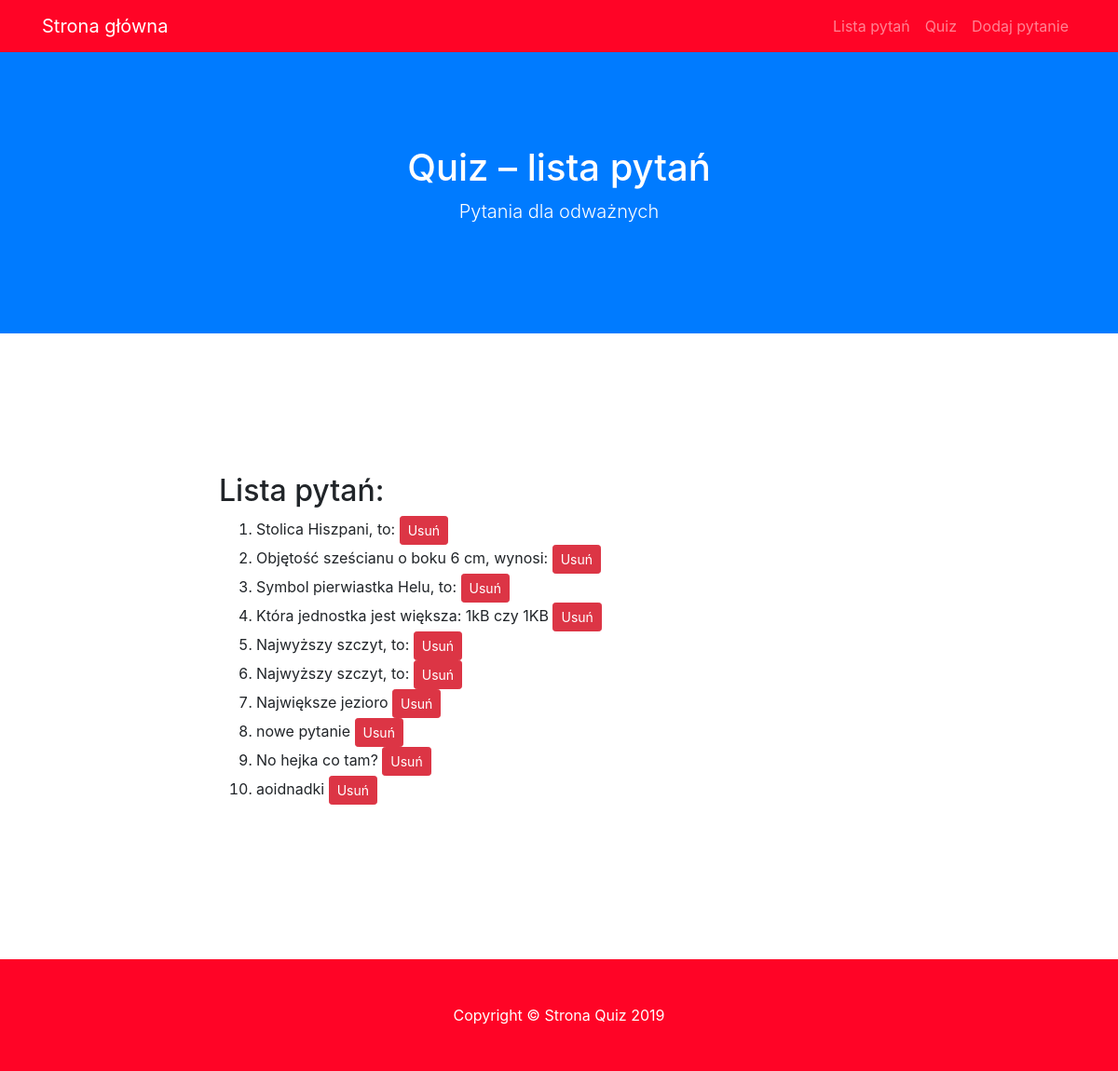
The app's page /lista, older data.
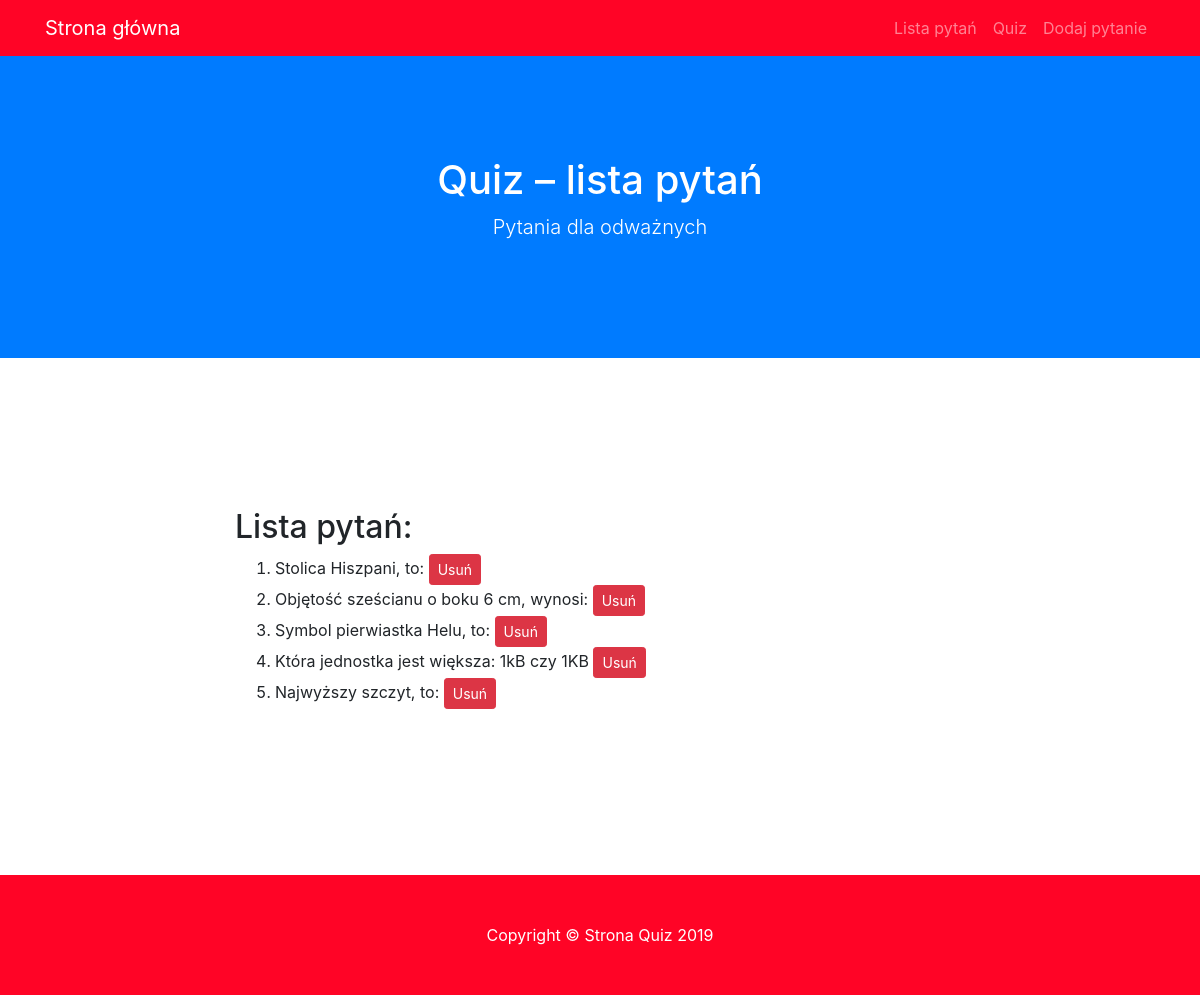
The same page, newer data.
### modele.py (models this page shows)
class BazaModel(Model):
    class Meta:
        database = baza

class Pytanie(BazaModel):
    pytanie = CharField(null=False)
    kategoria = ForeignKeyField(Kategoria, related_name='pytania')

### views.py (the view)
@app.route('/lista')
def lista():
    pytania = Pytanie.select()
    return render_template('lista.html', query=pytania)

### app.py (called while the page is built)
@app.before_request
def before_request():
    g.db = baza
    g.db.connect(reuse_if_open=True)

@app.after_request
def after_request(response):
    g.db.close()
    return response

### templates/lista.html (shortened to what this page needs)
{% extends "szablon.html" %}
{% block h1 %}Quiz – lista pytań{% endblock %}
{% block tresc %}
  <h2>Lista pytań:</h2>
  <ol>
    {% for p in query %}
        <li>{{ p.pytanie }}
        <a href="{{url_for('usun', pid=p.id)}}" class='btn btn-sm btn-danger'>Usuń</a>
        </li>
    {% endfor %}
  </ol>
{% endblock %}

Row changes from the older to the newer data that the page shows:
removed Pytanie: pytanie "Najwyższy szczyt, to:"
removed Pytanie: pytanie "Największe jezioro"
removed Pytanie: pytanie "nowe pytanie"
removed Pytanie: pytanie "No hejka co tam?"
removed Pytanie: pytanie "aoidnadki"
